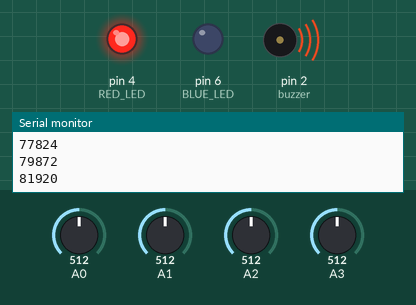
Recording of a sketch running on a simulated Arduino Uno, built with avr-gcc and run on an emulated ATmega328P. Shown: output pins drawn as LEDs (lit = HIGH), buzzer (waves = sounding), the last lines printed to the serial monitor. The test bench sets the inputs (shaded band); at power-on: A0 = 512, A1 = 512, A2 = 512, A3 = 512. No radio packets arrive unless stated.

Above: at 0.2 s.
At 4.7 s:
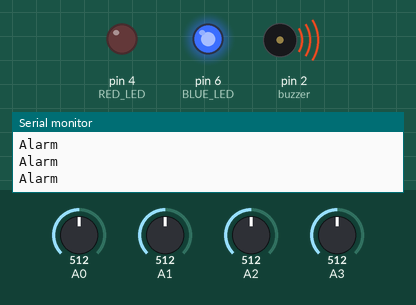
Timing chart, 0 to 6.6 s (numbered marks = the images above):
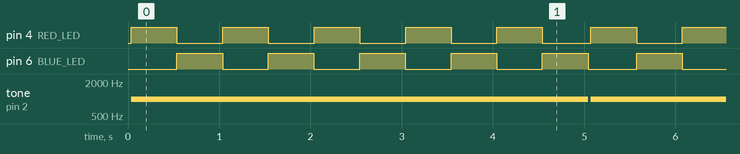

Measured:
- by itself, pin 4 (RED_LED), pin 6 (BLUE_LED): alternates HIGH for 0.50 s and LOW for 0.50 s
- by itself, tone on pin 2 (buzzer): alternates 1000 Hz for 5.0 s and silent for 0.03 s

The sketch:

ECE5_Project_TransmitterSketch.ino
```cpp
#include <SPI.h>
#include <nRF24L01.h>
#include <RF24.h>

RF24 radio (9, 10); // CNS pin, CE pin

const byte address [][6] = {"meow2"}; //byte address for radio
const int buzzer = 2;
const int RED_LED = 4;
const int BLUE_LED = 6;

void setup() {
  Serial.begin(115200);
  radio.begin();
  radio.openWritingPipe(address[0]);
  radio.setPALevel(RF24_PA_MIN);
  radio.stopListening();
  pinMode(buzzer, OUTPUT);
  pinMode(RED_LED, OUTPUT);
  pinMode(BLUE_LED, OUTPUT);
}

unsigned long int sum = 0;
bool status = false;

void loop() {
  static char text[] = "Bike Lock Alert!";

  sum += analogRead(A0) + analogRead(A1) + analogRead(A2) + analogRead(A3);
  Serial.println(sum);
  if(sum > 80000){
      status = true;
      sum = 0;
  }
  else{
    status = false;
  }
  if(millis() % 4000 > 3995){
    sum = 0;
    status = false;
  }

  if (status){
    for (int i = 0; i < 5; i++){
      radio.write(&text, sizeof(text)); //Transmits message
      tone(buzzer, 1000);
      digitalWrite(RED_LED, HIGH);
      delay(500);
      digitalWrite(RED_LED, LOW);
      digitalWrite(BLUE_LED, HIGH);
      delay(500);
      digitalWrite(BLUE_LED, LOW);
      Serial.println("Alarm");
    }
  }
  else{
    noTone(buzzer);
    digitalWrite(RED_LED, LOW);
    digitalWrite(BLUE_LED, LOW);
  }
}
```
